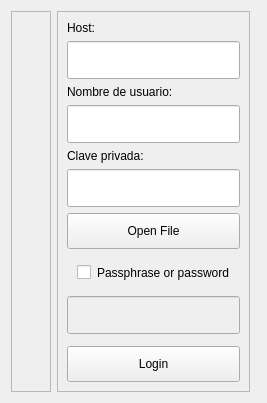
                     <widget class="QWidget" name="login_page">
                      <property name="styleSheet">
                       <string notr="true"/>
                      </property>
                      <layout class="QHBoxLayout" name="horizontalLayout_6">
                       <item>
                        <layout class="QGridLayout" name="login_layout">
                         <property name="sizeConstraint">
                          <enum>QLayout::SetMaximumSize</enum>
                         </property>
                         <property name="leftMargin">
                          <number>0</number>
                         </property>
                         <property name="topMargin">
                          <number>0</number>
                         </property>
                         <property name="rightMargin">
                          <number>0</number>
                         </property>
                         <property name="bottomMargin">
                          <number>0</number>
                         </property>
                         <item row="0" column="0">
                          <widget class="QFrame" name="login_spacer_1">
                           <property name="sizePolicy">
                            <sizepolicy hsizetype="Expanding" vsizetype="Expanding">
                             <horstretch>0</horstretch>
                             <verstretch>0</verstretch>
                            </sizepolicy>
                           </property>
                           <property name="styleSheet">
                            <string notr="true">padding: 10px;</string>
                           </property>
                           <property name="frameShape">
                            <enum>QFrame::StyledPanel</enum>
                           </property>
                           <property name="frameShadow">
                            <enum>QFrame::Raised</enum>
                           </property>
                           <layout class="QVBoxLayout" name="verticalLayout"/>
                          </widget>
                         </item>
                         <item row="0" column="1">
                          <widget class="QFrame" name="login_frame">
                           <property name="sizePolicy">
                            <sizepolicy hsizetype="Expanding" vsizetype="Expanding">
                             <horstretch>0</horstretch>
                             <verstretch>0</verstretch>
                            </sizepolicy>
                           </property>
                           <property name="minimumSize">
                            <size>
                             <width>0</width>
                             <height>0</height>
                            </size>
                           </property>
                           <property name="styleSheet">
                            <string notr="true">QPushButton, QLineEdit, QCheckBox {
padding: 10px;
}</string>
                           </property>
                           <property name="frameShape">
                            <enum>QFrame::StyledPanel</enum>
                           </property>
                           <property name="frameShadow">
                            <enum>QFrame::Raised</enum>
                           </property>
                           <layout class="QVBoxLayout" name="verticalLayout_5">
                            <item>
                             <widget class="QLabel" name="label">
                              <property name="text">
                               <string>Host:</string>
                              </property>
                             </widget>
                            </item>
                            <item>
                             <widget class="QLineEdit" name="host"/>
                            </item>
                            <item>
                             <widget class="QLabel" name="user">
                              <property name="maximumSize">
                               <size>
                                <width>16777215</width>
                                <height>30</height>
                               </size>
                              </property>
                              <property name="text">
                               <string>Nombre de usuario:</string>
                              </property>
                              <property name="scaledContents">
                               <bool>true</bool>
                              </property>
                             </widget>
                            </item>
                            <item>
                             <widget class="QLineEdit" name="username"/>
                            </item>
                            <item>
                             <widget class="QLabel" name="label_2">
                              <property name="maximumSize">
                               <size>
                                <width>16777215</width>
                                <height>30</height>
                               </size>
                              </property>
                              <property name="text">
                               <string>Clave privada:</string>
                              </property>
                             </widget>
                            </item>
                            <item>
                             <widget class="QLineEdit" name="ssh_key">
                              <property name="echoMode">
                               <enum>QLineEdit::Normal</enum>
                              </property>
                             </widget>
                            </item>
                            <item>
                             <widget class="QPushButton" name="key_btn">
                              <property name="minimumSize">
                               <size>
                                <width>0</width>
                                <height>0</height>
                               </size>
                              </property>
                              <property name="styleSheet">
                               <string notr="true"/>
                              </property>
                              <property name="text">
                               <string>Open File</string>
                              </property>
                             </widget>
                            </item>
                            <item>
                             <widget class="QCheckBox" name="use_passphrase">
                              <property name="enabled">
                               <bool>true</bool>
                              </property>
                              <property name="sizePolicy">
                               <sizepolicy hsizetype="Expanding" vsizetype="Expanding">
                                <horstretch>0</horstretch>
                                <verstretch>0</verstretch>
                               </sizepolicy>
                              </property>
                              <property name="layoutDirection">
                               <enum>Qt::LeftToRight</enum>
                              </property>
                              <property name="autoFillBackground">
                               <bool>false</bool>
                              </property>
                              <property name="text">
                               <string>Passphrase or password</string>
                              </property>
                             </widget>
                            </item>
                            <item>
                             <widget class="QLineEdit" name="passphrase">
                              <property name="enabled">
                               <bool>false</bool>
                              </property>
                              <property name="echoMode">
                               <enum>QLineEdit::Password</enum>
                              </property>
                             </widget>
                            </item>
                            <item>
                             <widget class="QFrame" name="spacer">
                              <property name="sizePolicy">
                               <sizepolicy hsizetype="Expanding" vsizetype="Expanding">
                                <horstretch>0</horstretch>
                                <verstretch>0</verstretch>
                               </sizepolicy>
                              </property>
                              <property name="frameShape">
                               <enum>QFrame::StyledPanel</enum>
                              </property>
                              <property name="frameShadow">
                               <enum>QFrame::Raised</enum>
                              </property>
                             </widget>
                            </item>
                            <item>
                             <widget class="QPushButton" name="login_btn">
                              <property name="minimumSize">
                               <size>
                                <width>0</width>
                                <height>0</height>
                               </size>
                              </property>
                              <property name="text">
                               <string>Login</string>
                              </property>
                             </widget>
                            </item>
                           </layout>
                          </widget>
                         </item>
                         <item row="0" column="2">
                          <widget class="QFrame" name="login_spacer_2">
                           <property name="sizePolicy">
                            <sizepolicy hsizetype="Expanding" vsizetype="Expanding">
                             <horstretch>0</horstretch>
                             <verstretch>0</verstretch>
                            </sizepolicy>
                           </property>
                           <property name="frameShape">
                            <enum>QFrame::StyledPanel</enum>
                           </property>
                           <property name="frameShadow">
                            <enum>QFrame::Raised</enum>
                           </property>
                          </widget>
                         </item>
                        </layout>
                       </item>
                      </layout>
                     </widget>
